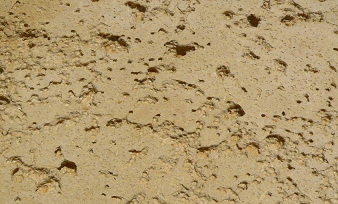
%> input picture trunk/in/fossil.PNG, 338 x 204 px
$ octave demo.m   (GNU Octave 9; MATLAB toolbox functions it lacks are replaced by stand-ins)
%> lines starting %> are read from the running program, lines starting %| are printed output that depends on the picture
### trunk/src/extractWindows.m
function [ windows ] = extractWindows(img, width, height)
%EXTRACTWINDOWS Summary of this function goes here
%   Detailed explanation goes here

imgWidth = size(img, 2);
imgHeight = size(img, 1);

widthInd = 1:width:(imgWidth-width);
heightInd = 1:height:(imgHeight-height);
windowAmount = length(widthInd)*length(heightInd);

windows = zeros(windowAmount,width,height,'uint8');

counter = 1;
for iterx = widthInd
    for itery = heightInd
        windows(counter, :, :) = img(itery:(itery+height-1), iterx:(iterx+width-1));
        counter = counter + 1;
    end
end

end

### trunk/src/extractTextons.m
function [textons] = extractTextons(img)
%EXTRACTTEXTONS Summary of this function goes here
%   Detailed explanation goes here

width = 32;
height = 32;

% Extract windows
windows = extractWindows(img, width, height);

windowAmount = size(windows, 1);

% Build kernel matrix
K = calcKernel(windows);

% Feature extraction
featuresAmount = 5;
selectedFeatures = NaN(5,1);
W = ones(windowAmount, 1);
W = W./sum(W);
for iter = 1:featuresAmount
    A = K*W;
    %plot(A);
    %pause;
    [maxValue, maxFeature] = max(A);
    selectedFeatures(iter) = maxFeature;
    disp(maxFeature);

    P = 1-K(maxFeature,:);
    %P = P./sum(P);

    %P = P-min(P);
    %P = P./max(P);

    W = (P.*W')';
    %plot(W);
    %pause;
    W = W./sum(W);
%    plot(W);
%    pause;
end

textons = windows(selectedFeatures,:,:);

end

### src/calcKernel.m
function [ kernel ] = calcKernel(windows)
%CALCKERNEL Summary of this function goes here
%   Detailed explanation goes here

windowSize = size(windows, 2)*size(windows, 3);
windowAmount = size(windows, 1);

% Convert 2d windows into 1d
X = double(reshape(shiftdim(windows,1), windowSize, windowAmount));

X = X./repmat(sqrt(sum(X.^2)),size(X,1),1);

% Normalize data

% Calc similarity
kernel = X'*X;

kernel = kernel - min(kernel(:));
kernel = kernel./max(kernel(:));
end

### trunk/src/demo.m
A = imread('..\resources\fossil.PNG');
%> A is the input picture: size 204x338x3 uint8; mean R, G, B 176.7, 153.3, 109.7
A = rgb2gray(A);
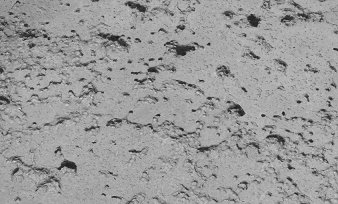
%> A: size 204x338 uint8; min 23, max 236, mean 155.3

imshow(A);
textons = extractTextons(A);
%> after the loop in extractWindows, `for iterx = widthInd`: counter = 61
%> in calcKernel, `X = double(reshape(shiftdim(windows,1), windowSize, windowAmount));`:
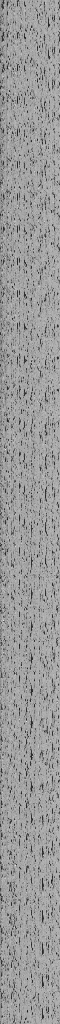
%> X: size 1024x60 double; min 23, max 236, mean 154.9
%> in extractTextons, `K = calcKernel(windows);`:
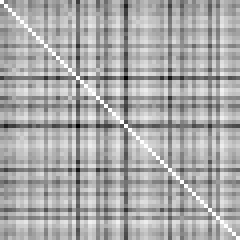
%> K: size 60x60 double (shown 4 times larger); min 0, max 1, mean 0.668
%> the loop in extractTextons, `for iter = 1:featuresAmount` made 5 passes
%> maxValue on passes 1 to 5: 0.807, 0.756, 0.707, 0.662, 0.625
%| 56
%| 56
%| 56
%| 56
%| 56
%> after the loop in extractTextons, `for iter = 1:featuresAmount`: W = 60 values, max 0.267 at index 20, min 1.37e-65 at index 56, mean 0.0167; selectedFeatures = [56; 56; 56; 56; 56]

textonAmount = size(textons, 1);
%> textonAmount = 5

figure;
for iter = 1:textonAmount
    subplot(1,textonAmount,iter);
    texton = squeeze(textons(iter, :, :));
	imshow(texton);
end
%> this loop made 5 passes
%> pass 1, `texton = squeeze(textons(iter, :, :));`:
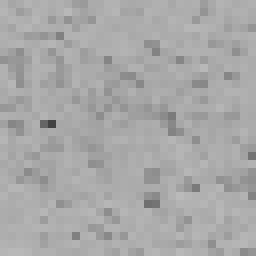
%> texton: size 32x32 uint8 (shown 8 times larger); min 65, max 186, mean 168

$ run again, with trunk/in/Cantera1.PNG copied over trunk/in/fossil.PNG
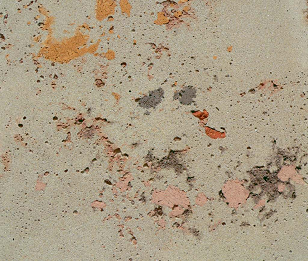
%> input picture trunk/in/Cantera1.PNG, 308 x 261 px
%> A is the input picture: size 261x308x3 uint8; mean R, G, B 171.5, 157.8, 134.6
%> A: size 261x308 uint8
%> after the loop in extractWindows, `for iterx = widthInd`: counter = 73
%> in extractTextons, `K = calcKernel(windows);`:
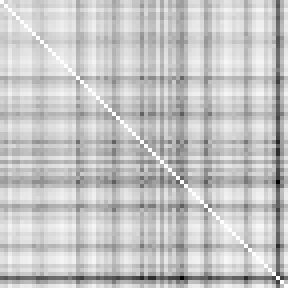
%> K: size 72x72 double (shown 4 times larger); min 0, max 1, mean 0.773
%> the loop in extractTextons, `for iter = 1:featuresAmount` made 5 passes
%> (maxValue, maxFeature) on passes 1 to 5: (0.872, 66), (0.813, 66), (0.74, 66), (0.655, 57), (0.695, 70)
%> (printed output is left out)
%> after the loop in extractTextons, `for iter = 1:featuresAmount`: W = 72 values, max 0.178 at index 46, min 3.64e-40 at index 66, mean 0.0139; selectedFeatures = [66; 66; 66; 57; 70]
%> the loop `for iter = 1:textonAmount` made 5 passes
%> pass 1, `texton = squeeze(textons(iter, :, :));`:
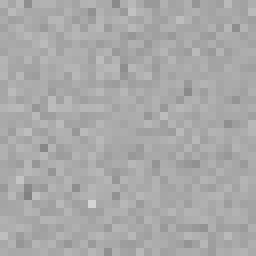
%> texton: size 32x32 uint8 (shown 8 times larger); min 130, max 212, mean 169.1

$ run again, with trunk/in/Cantera2.PNG copied over trunk/in/fossil.PNG
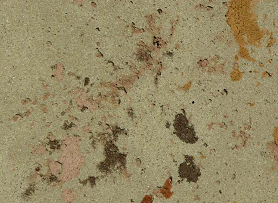
%> input picture trunk/in/Cantera2.PNG, 278 x 203 px
%> A is the input picture: size 203x278x3 uint8; mean R, G, B 149.8, 137.5, 101
%> `A = rgb2gray(A);`:
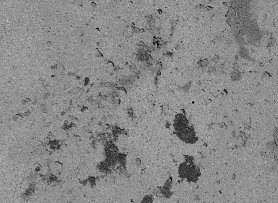
%> A: size 203x278 uint8; min 0, max 206, mean 137
%> after the loop in extractWindows, `for iterx = widthInd`: counter = 49
%> the loop in extractTextons, `for iter = 1:featuresAmount` made 5 passes
%> (maxValue, maxFeature) on passes 1 to 5: (0.879, 2), (0.802, 1), (0.714, 1), (0.655, 1), (0.625, 9)
%> (printed output is left out)
%> after the loop in extractTextons, `for iter = 1:featuresAmount`: W = 48 values, max 0.347 at index 23, min 6.47e-43 at index 1, mean 0.0208; selectedFeatures = [2; 1; 1; 1; 9]
%> the loop `for iter = 1:textonAmount` made 5 passes
%> pass 2, `texton = squeeze(textons(iter, :, :));`:
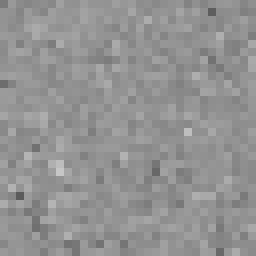
%> texton: size 32x32 uint8 (shown 8 times larger); min 91, max 198, mean 146.8

$ run again, with trunk/in/Scagliola.PNG copied over trunk/in/fossil.PNG
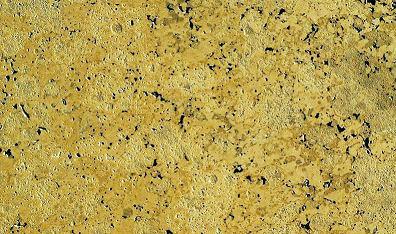
%> input picture trunk/in/Scagliola.PNG, 396 x 234 px
%> A is the input picture: size 234x396x3 uint8; mean R, G, B 183.1, 161.2, 79.8
%> A: size 234x396 uint8
%> after the loop in extractWindows, `for iterx = widthInd`: counter = 85
%> in extractTextons, `K = calcKernel(windows);`:
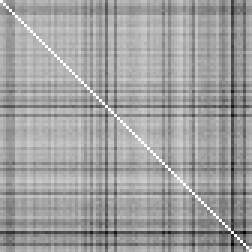
%> K: size 84x84 double (shown 3 times larger); min 0, max 1, mean 0.627
%> the loop in extractTextons, `for iter = 1:featuresAmount` made 5 passes
%> maxValue on passes 1 to 5: 0.73, 0.704, 0.675, 0.638, 0.597
%> (printed output is left out)
%> after the loop in extractTextons, `for iter = 1:featuresAmount`: W = 84 values, max 0.275 at index 78, min 5.9e-69 at index 61, mean 0.0119; selectedFeatures = [61; 61; 61; 61; 61]
%> the loop `for iter = 1:textonAmount` made 5 passes
%> pass 1, `texton = squeeze(textons(iter, :, :));`:
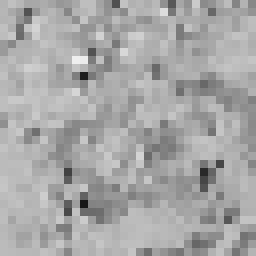
%> texton: size 32x32 uint8 (shown 8 times larger); min 23, max 239, mean 167.1
